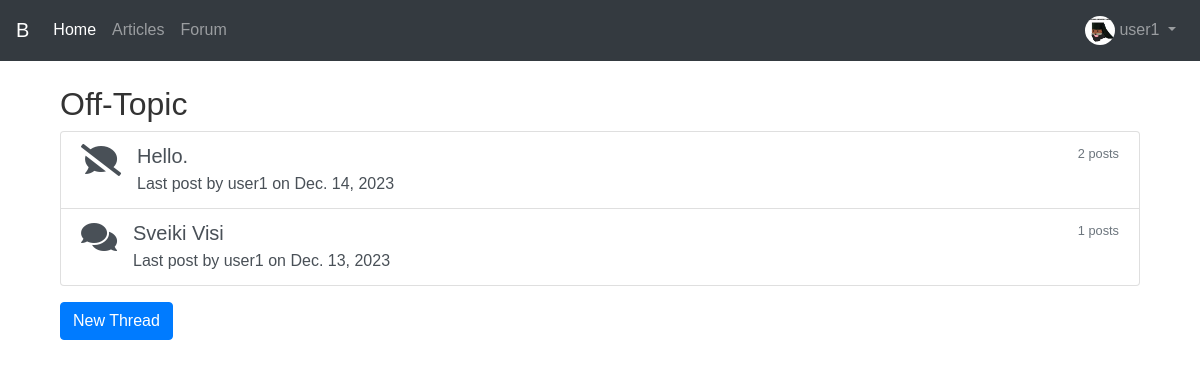
Page /forum/6/ (signed in) on the committed database.
### myapp/models.py (models this page shows, shortened)
class Profile(models.Model):
    user = models.OneToOneField(User, on_delete=models.CASCADE)
    avatar = models.ImageField(upload_to='avatars/', default='avatars/default.jpg')
    birth_date = models.DateField(null=True, blank=True)
    twitter = models.CharField(max_length=200, null=True, blank=True)
    discord = models.CharField(max_length=100, null=True, blank=True)
    skype = models.CharField(max_length=100, null=True, blank=True)
    telegram = models.CharField(max_length=100, null=True, blank=True)
    instagram = models.CharField(max_length=200, null=True, blank=True)
    facebook = models.CharField(max_length=200, null=True, blank=True)
    website = models.CharField(max_length=200, null=True, blank=True)
    gender = models.CharField(max_length=50, null=True, blank=True)
    country = CountryField(blank_label='(select country)', null=True, blank=True)

class Subforum(models.Model):
    name = models.CharField(max_length=100)
    description = models.TextField()

class Thread(models.Model):
    subforum = models.ForeignKey(Subforum, related_name='threads', on_delete=models.CASCADE)
    title = models.CharField(max_length=200)
    author = models.ForeignKey(User, on_delete=models.CASCADE)
    created_at = models.DateTimeField(auto_now_add=True)

class Post(models.Model):
    thread = models.ForeignKey(Thread, related_name='posts', on_delete=models.CASCADE)
    author = models.ForeignKey(User, related_name='posts', on_delete=models.CASCADE)
    content = models.TextField()
    created_at = models.DateTimeField(auto_now_add=True)
    likes = models.ManyToManyField(User, related_name='liked_posts', blank=True)

### myapp/views.py (the view)
# urls.py: path('forum/<int:subforum_id>/', views.thread_list, name='thread_list'),
def thread_list(request, subforum_id):
    subforum = get_object_or_404(Subforum, id=subforum_id)
    threads = subforum.threads.annotate(posts_count=Count('posts')).all()
    return render(request, 'thread_list.html', {'subforum': subforum, 'threads': threads})

### myapp/templates/thread_list.html (shortened to what this page needs)
{% extends 'base.html' %}
{% load static %}
{% block head %}
  <link rel="stylesheet" href="{% static 'css/forum.css' %}" type="text/css">
  <link rel="stylesheet" href="https://cdnjs.cloudflare.com/ajax/libs/font-awesome/5.15.1/css/all.min.css">
{% endblock head %}
{% block content %}
  <div class="container mt-4">
    <h2 class="display-5">{{ subforum.name }}</h2>
    <div class="list-group">
      {% for thread in threads %}
        <a href="{% url 'thread_detail' thread.id %}" class="list-group-item list-group-item-action flex-column align-items-start">
          <div class="d-flex w-100 justify-content-between">
            <div class="media">
              <i class="icon-placeholder fas fa-2x mr-3 align-self-start"></i>
              <div class="media-body">
                <h5 class="mt-0 mb-1">{{ thread.title }}</h5>
                Last post by {{ thread.posts.last.author.username }} on {{ thread.posts.last.created_at|date:"N j, Y" }}
              </div>
            </div>
            <small class="text-muted">{{ thread.posts_count }} posts</small>
          </div>
        </a>
      {% empty %}
        <div class="alert alert-light" role="alert">
          No threads to display.
        </div>
      {% endfor %}
    </div>
    <a href="{% url 'new_thread' subforum.id %}" class="btn btn-primary mt-3">New Thread</a>
  </div>
{% endblock %}

### myapp/templates/base.html (shortened to what this page needs)
<!DOCTYPE html>
<html lang="en">
<head>
  <link rel="stylesheet" href="https://stackpath.bootstrapcdn.com/bootstrap/4.5.2/css/bootstrap.min.css">
  <link rel="stylesheet" href="https://cdnjs.cloudflare.com/ajax/libs/bootstrap-icons/1.4.0/font/bootstrap-icons.min.css">
  <link rel="stylesheet" href="https://cdnjs.cloudflare.com/ajax/libs/font-awesome/5.15.1/css/all.min.css">
  {% block head %}{% endblock %}
</head>
<body>
  <nav class="navbar navbar-expand-lg navbar-dark bg-dark">
    <a class="navbar-brand" href="{% url 'index' %}">B</a>
    <div class="collapse navbar-collapse" id="navbarNavAltMarkup">
      <div class="navbar-nav mr-auto">
        <a class="nav-item nav-link active" href="{% url 'index' %}">Home <span class="sr-only">(current)</span></a>
        <a class="nav-item nav-link" href="{% url 'article_list' %}">Articles</a>
        <a class="nav-item nav-link" href="{% url 'forum_list' %}">Forum</a>
      </div>
      {% if user.is_authenticated %}
        <ul class="navbar-nav">
          <li class="nav-item dropdown">
            <a class="nav-link dropdown-toggle" href="#" id="navbarDropdownMenuLink" role="button" data-toggle="dropdown" aria-expanded="false">
              <img src="{{ user.profile.avatar.url }}" alt="avatar" class="rounded-circle" width="30"> {{ user.username }}
            </a>
          </li>
        </ul>
      {% else %}
        <a class="btn btn-outline-primary my-2 my-sm-0" href="{% url 'login' %}" role="button">Login</a>
        <a class="btn btn-warning my-2 my-sm-0 ml-2" href="{% url 'register' %}" role="button">Sign-up</a>
      {% endif %}
    </div>
  </nav>
  <main role="main" class="container">
    {% block content %}
    {% endblock content %}
  </main>
</body>
</html>

### myapp/static/css/forum.css (style rules this page uses)
body { font-family: 'Arial', sans-serif; background-color: #fff; color: #333; margin: 0; padding: 0; }

### rows in the picture
Subforum: name "Off-Topic"
Thread: title "Hello.", posts.last.author.username "user1", posts.last.created_at "Dec. 14, 2023", posts_count "2"
Thread: title "Sveiki Visi", posts.last.author.username "user1", posts.last.created_at "Dec. 13, 2023", posts_count "1"

### other values in the picture
{{ user.username }} "user1"
